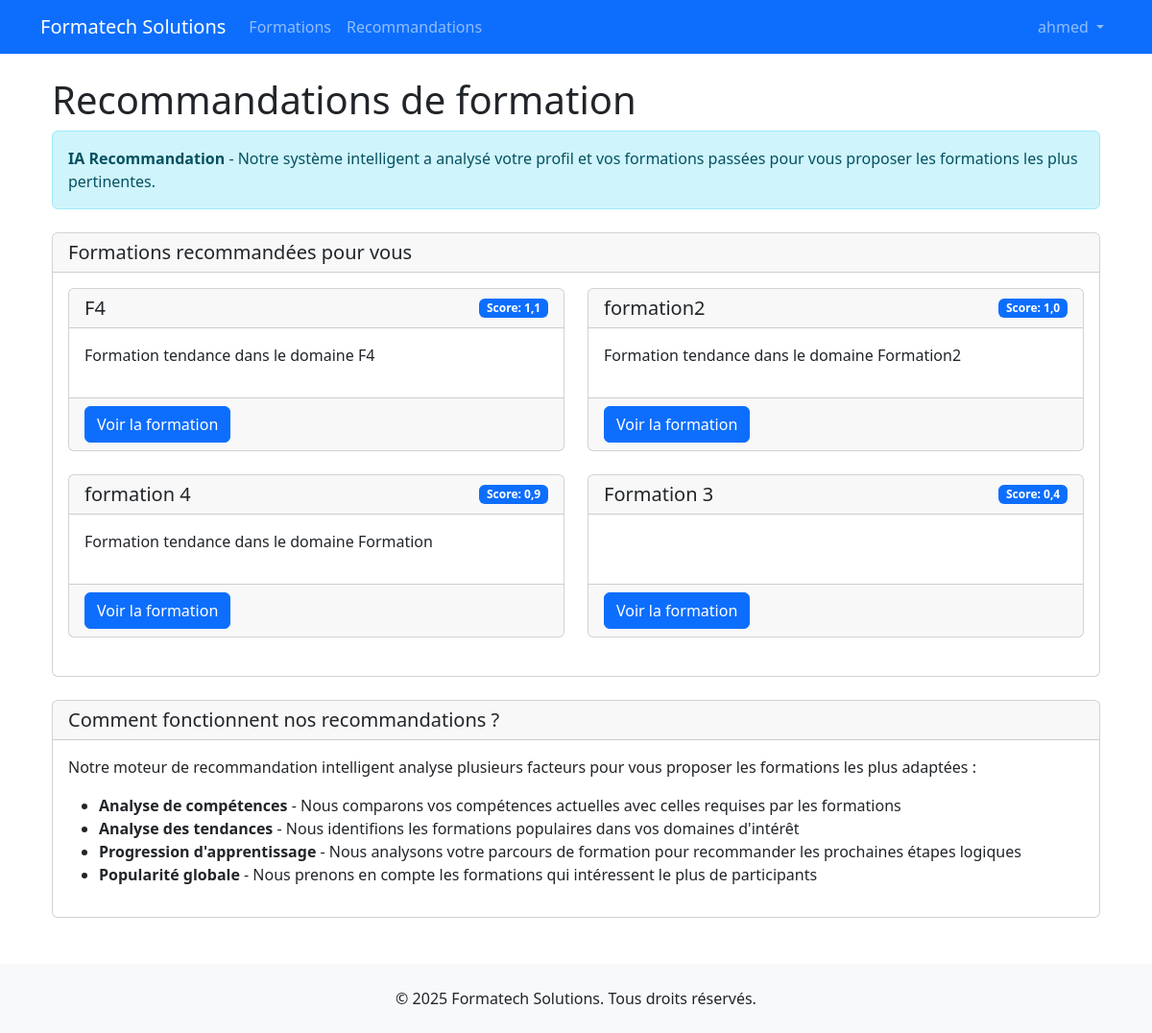
Screenshot of /ai/recommendations/ (signed in) with the database file from the repository.
### users/models.py (models this page shows, shortened)
class User(AbstractUser):
    date_of_birth = models.DateField(null=True, blank=True)
    address = models.TextField(blank=True, null=True)
    contact = models.CharField(max_length=50, blank=True, null=True)
    role = models.ForeignKey(Role, on_delete=models.SET_NULL, null=True)

### ai_modules/models.py (models this page shows, shortened)
class Recommendation(models.Model):
    user = models.ForeignKey(settings.AUTH_USER_MODEL, on_delete=models.CASCADE, related_name='recommendations')
    training = models.ForeignKey(Training, on_delete=models.CASCADE)
    score = models.FloatField()  # Score de pertinence
    reason = models.TextField()
    created_at = models.DateTimeField(auto_now_add=True)
    class Meta:
        unique_together = ('user', 'training')
        ordering = ['-score']

### formation/models.py (models this page shows, shortened)
class Training(models.Model):
    title = models.CharField(max_length=255)
    description = models.TextField()
    objectives = models.TextField()
    prerequisites = models.TextField(blank=True, null=True)
    duration = models.IntegerField(help_text="Duration in hours")
    max_participants = models.IntegerField()
    created_at = models.DateTimeField(auto_now_add=True)
    updated_at = models.DateTimeField(auto_now=True)

### ai_modules/views.py (the view)
# urls.py: path('recommendations/', views.training_recommendations, name='training_recommendations'),
@login_required
def training_recommendations(request):
    recommendations = Recommendation.objects.filter(user=request.user).order_by('-score')[:5]
    if not recommendations:
        generate_recommendations(request.user)
        recommendations = Recommendation.objects.filter(user=request.user).order_by('-score')[:5]
    return render(request, 'ai_modules/training_recommendations.html', {
        'recommendations': recommendations
    })

### ai_modules/templates/ai_modules/training_recommendations.html (shortened to what this page needs)
{% extends "base.html" %}
{% block content %}
<div class="container">
    <h1>Recommandations de formation</h1>
    <div class="alert alert-info mb-4">
        <strong>IA Recommandation</strong> - Notre système intelligent a analysé votre profil et vos formations passées pour vous proposer les formations les plus pertinentes.
    </div>
    <div class="card mb-4">
        <div class="card-header">
            <h5 class="mb-0">Formations recommandées pour vous</h5>
        </div>
        <div class="card-body">
            {% if recommendations %}
                <div class="row">
                    {% for recommendation in recommendations %}
                        <div class="col-md-6 mb-4">
                            <div class="card h-100">
                                <div class="card-header d-flex justify-content-between align-items-center">
                                    <h5 class="mb-0">{{ recommendation.training.title }}</h5>
                                    <span class="badge bg-primary">Score: {{ recommendation.score|floatformat:1 }}</span>
                                </div>
                                <div class="card-body">
                                    <p>{{ recommendation.reason }}</p>
                                </div>
                                <div class="card-footer">
                                    <a href="{% url 'formation:training_detail' recommendation.training.id %}" class="btn btn-primary">Voir la formation</a>
                                </div>
                            </div>
                        </div>
                    {% endfor %}
                </div>
            {% else %}
                <p>Aucune recommandation disponible pour le moment. Participez à quelques formations pour recevoir des recommandations personnalisées.</p>
            {% endif %}
        </div>
    </div>
    <div class="card">
        <div class="card-header">
            <h5 class="mb-0">Comment fonctionnent nos recommandations ?</h5>
        </div>
        <div class="card-body">
            <p>Notre moteur de recommandation intelligent analyse plusieurs facteurs pour vous proposer les formations les plus adaptées :</p>
            <ul>
                <li><strong>Analyse de compétences</strong> - Nous comparons vos compétences actuelles avec celles requises par les formations</li>
                <li><strong>Analyse des tendances</strong> - Nous identifions les formations populaires dans vos domaines d'intérêt</li>
                <li><strong>Progression d'apprentissage</strong> - Nous analysons votre parcours de formation pour recommander les prochaines étapes logiques</li>
                <li><strong>Popularité globale</strong> - Nous prenons en compte les formations qui intéressent le plus de participants</li>
            </ul>
        </div>
    </div>
</div>
{% endblock %}

### templates/base.html (shortened to what this page needs)
<!DOCTYPE html>
<html lang="fr">
<head>
    <link href="https://cdn.jsdelivr.net/npm/bootstrap@5.3.0-alpha1/dist/css/bootstrap.min.css" rel="stylesheet">
</head>
<body>
    <nav class="navbar navbar-expand-lg navbar-dark bg-primary mb-4">
        <div class="container">
            <a class="navbar-brand" href="/">Formatech Solutions</a>
            <div class="collapse navbar-collapse" id="navbarNav">
                {% if user.is_authenticated %}
                <ul class="navbar-nav">
                    <li class="nav-item">
                        <a class="nav-link" href="{% url 'formation:training_list' %}">Formations</a>
                    </li>
                    <li class="nav-item">
                        <a class="nav-link" href="{% url 'ai_modules:training_recommendations' %}">Recommandations</a>
                    </li>
                </ul>
                {% endif %}
                <ul class="navbar-nav ms-auto">
                    {% if user.is_authenticated %}
                        <li class="nav-item dropdown">
                            <a class="nav-link dropdown-toggle" href="#" id="navbarDropdown" role="button" data-bs-toggle="dropdown">
                                {{ user.username }}
                            </a>
                        </li>
                    {% else %}
                        <li class="nav-item">
                            <a class="nav-link" href="{% url 'users:login' %}">Connexion</a>
                        </li>
                    {% endif %}
                </ul>
            </div>
        </div>
    </nav>
    <div class="container">
        {% block content %}{% endblock %}
    </div>
    <footer class="bg-light py-4 mt-5">
        <div class="container text-center">
            <p class="mb-0">&copy; 2025 Formatech Solutions. Tous droits réservés.</p>
        </div>
    </footer>
</body>
</html>

### rows the page displays
User: username "ahmed"
Recommendation: training "F4", score "1,1", reason "Formation tendance dans le domaine F4"
Recommendation: training "formation2", score "1,0", reason "Formation tendance dans le domaine Formation2"
Recommendation: training "formation 4", score "0,9", reason "Formation tendance dans le domaine Formation"
Recommendation: training "Formation 3", score "0,4"
